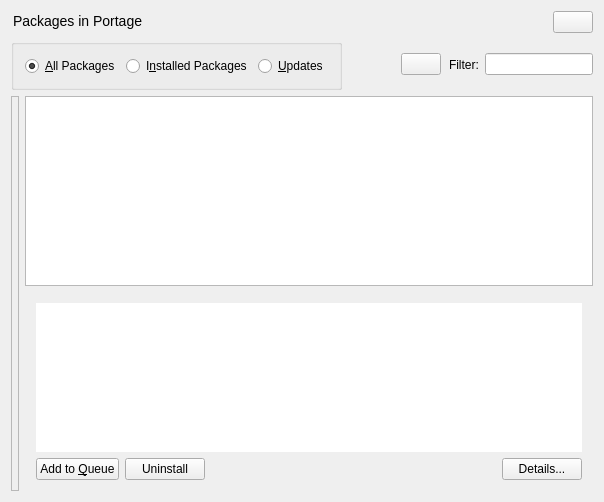
<?xml version="1.0" encoding="UTF-8"?>
<ui version="4.0">
 <class>PortageBase</class>
 <widget class="QWidget" name="PortageBase">
  <property name="geometry">
   <rect>
    <x>0</x>
    <y>0</y>
    <width>604</width>
    <height>502</height>
   </rect>
  </property>
  <property name="focusPolicy">
   <enum>Qt::StrongFocus</enum>
  </property>
  <layout class="QVBoxLayout" name="verticalLayout_3">
   <item>
    <layout class="QHBoxLayout" name="horizontalLayout_2">
     <item>
      <widget class="QLabel" name="textLabel1">
       <property name="sizePolicy">
        <sizepolicy hsizetype="Minimum" vsizetype="Minimum">
         <horstretch>0</horstretch>
         <verstretch>0</verstretch>
        </sizepolicy>
       </property>
       <property name="minimumSize">
        <size>
         <width>200</width>
         <height>20</height>
        </size>
       </property>
       <property name="lineWidth">
        <number>0</number>
       </property>
       <property name="text">
        <string>&lt;font size=&quot;+1&quot;&gt;Packages in Portage&lt;/font&gt;</string>
       </property>
       <property name="alignment">
        <set>Qt::AlignLeading|Qt::AlignLeft|Qt::AlignTop</set>
       </property>
       <property name="wordWrap">
        <bool>false</bool>
       </property>
       <property name="margin">
        <number>2</number>
       </property>
       <property name="indent">
        <number>2</number>
       </property>
      </widget>
     </item>
     <item>
      <spacer name="spacer13">
       <property name="orientation">
        <enum>Qt::Horizontal</enum>
       </property>
       <property name="sizeType">
        <enum>QSizePolicy::Expanding</enum>
       </property>
       <property name="sizeHint" stdset="0">
        <size>
         <width>20</width>
         <height>21</height>
        </size>
       </property>
      </spacer>
     </item>
     <item>
      <widget class="QPushButton" name="pbWhatsThis">
       <property name="sizePolicy">
        <sizepolicy hsizetype="Fixed" vsizetype="Fixed">
         <horstretch>0</horstretch>
         <verstretch>0</verstretch>
        </sizepolicy>
       </property>
       <property name="toolTip">
        <string>What's This</string>
       </property>
       <property name="text">
        <string/>
       </property>
      </widget>
     </item>
    </layout>
   </item>
   <item>
    <layout class="QHBoxLayout" name="horizontalLayout_3">
     <item>
      <widget class="QGroupBox" name="filterGroup">
       <property name="sizePolicy">
        <sizepolicy hsizetype="Minimum" vsizetype="Minimum">
         <horstretch>0</horstretch>
         <verstretch>0</verstretch>
        </sizepolicy>
       </property>
       <property name="title">
        <string/>
       </property>
       <layout class="QHBoxLayout" name="horizontalLayout_6">
        <item>
         <widget class="QRadioButton" name="radioAll">
          <property name="text">
           <string>&amp;All Packages</string>
          </property>
          <property name="checked">
           <bool>true</bool>
          </property>
          <property name="buttonGroupId" stdset="0">
           <number>1</number>
          </property>
         </widget>
        </item>
        <item>
         <widget class="QRadioButton" name="radioInstalled">
          <property name="text">
           <string>I&amp;nstalled Packages</string>
          </property>
          <property name="buttonGroupId" stdset="0">
           <number>2</number>
          </property>
         </widget>
        </item>
        <item>
         <widget class="QRadioButton" name="radioUpdates">
          <property name="text">
           <string>&amp;Updates</string>
          </property>
          <property name="buttonGroupId" stdset="0">
           <number>4</number>
          </property>
         </widget>
        </item>
       </layout>
      </widget>
     </item>
     <item>
      <spacer name="spacer2">
       <property name="orientation">
        <enum>Qt::Horizontal</enum>
       </property>
       <property name="sizeType">
        <enum>QSizePolicy::Expanding</enum>
       </property>
       <property name="sizeHint" stdset="0">
        <size>
         <width>35</width>
         <height>21</height>
        </size>
       </property>
      </spacer>
     </item>
     <item>
      <widget class="QPushButton" name="pbClearFilter">
       <property name="sizePolicy">
        <sizepolicy hsizetype="Fixed" vsizetype="Fixed">
         <horstretch>0</horstretch>
         <verstretch>0</verstretch>
        </sizepolicy>
       </property>
       <property name="toolTip">
        <string>Clear filter</string>
       </property>
       <property name="text">
        <string/>
       </property>
      </widget>
     </item>
     <item>
      <widget class="QLabel" name="textLabel1_2">
       <property name="sizePolicy">
        <sizepolicy hsizetype="Minimum" vsizetype="Minimum">
         <horstretch>0</horstretch>
         <verstretch>0</verstretch>
        </sizepolicy>
       </property>
       <property name="lineWidth">
        <number>0</number>
       </property>
       <property name="text">
        <string>Filter:</string>
       </property>
       <property name="alignment">
        <set>Qt::AlignLeading|Qt::AlignLeft|Qt::AlignVCenter</set>
       </property>
       <property name="wordWrap">
        <bool>false</bool>
       </property>
       <property name="margin">
        <number>0</number>
       </property>
       <property name="indent">
        <number>2</number>
       </property>
      </widget>
     </item>
     <item>
      <widget class="QLineEdit" name="searchFilter">
       <property name="toolTip">
        <string>Filter packages here...</string>
       </property>
      </widget>
     </item>
    </layout>
   </item>
   <item>
    <layout class="QHBoxLayout" name="horizontalLayout_5">
     <item>
      <widget class="QFrame" name="frame3">
       <property name="enabled">
        <bool>true</bool>
       </property>
       <property name="sizePolicy">
        <sizepolicy hsizetype="Maximum" vsizetype="MinimumExpanding">
         <horstretch>0</horstretch>
         <verstretch>0</verstretch>
        </sizepolicy>
       </property>
       <property name="minimumSize">
        <size>
         <width>0</width>
         <height>0</height>
        </size>
       </property>
       <property name="frameShape">
        <enum>QFrame::StyledPanel</enum>
       </property>
       <property name="frameShadow">
        <enum>QFrame::Sunken</enum>
       </property>
       <property name="lineWidth">
        <number>0</number>
       </property>
       <property name="midLineWidth">
        <number>0</number>
       </property>
       <layout class="QHBoxLayout" name="horizontalLayout">
        <property name="sizeConstraint">
         <enum>QLayout::SetMinimumSize</enum>
        </property>
        <property name="margin">
         <number>0</number>
        </property>
        <item>
         <widget class="CategoriesListView" name="categoriesView" native="true">
          <property name="sizePolicy">
           <sizepolicy hsizetype="Maximum" vsizetype="MinimumExpanding">
            <horstretch>0</horstretch>
            <verstretch>0</verstretch>
           </sizepolicy>
          </property>
          <property name="minimumSize">
           <size>
            <width>0</width>
            <height>0</height>
           </size>
          </property>
         </widget>
        </item>
        <item>
         <widget class="SubCategoriesListView" name="subcategoriesView" native="true">
          <property name="sizePolicy">
           <sizepolicy hsizetype="Maximum" vsizetype="MinimumExpanding">
            <horstretch>0</horstretch>
            <verstretch>0</verstretch>
           </sizepolicy>
          </property>
          <property name="minimumSize">
           <size>
            <width>0</width>
            <height>0</height>
           </size>
          </property>
         </widget>
        </item>
       </layout>
      </widget>
     </item>
     <item>
      <layout class="QVBoxLayout" name="verticalLayout_2">
       <property name="sizeConstraint">
        <enum>QLayout::SetMaximumSize</enum>
       </property>
       <item>
        <widget class="PortageListView" name="packagesView">
         <property name="sizePolicy">
          <sizepolicy hsizetype="MinimumExpanding" vsizetype="Expanding">
           <horstretch>0</horstretch>
           <verstretch>0</verstretch>
          </sizepolicy>
         </property>
         <property name="alternatingRowColors">
          <bool>true</bool>
         </property>
         <property name="selectionMode">
          <enum>QAbstractItemView::MultiSelection</enum>
         </property>
         <property name="verticalScrollMode">
          <enum>QAbstractItemView::ScrollPerPixel</enum>
         </property>
         <property name="uniformRowHeights">
          <bool>true</bool>
         </property>
         <property name="allColumnsShowFocus">
          <bool>true</bool>
         </property>
        </widget>
       </item>
       <item>
        <widget class="QFrame" name="portageFrame">
         <property name="sizePolicy">
          <sizepolicy hsizetype="Preferred" vsizetype="Maximum">
           <horstretch>0</horstretch>
           <verstretch>0</verstretch>
          </sizepolicy>
         </property>
         <property name="minimumSize">
          <size>
           <width>400</width>
           <height>150</height>
          </size>
         </property>
         <property name="maximumSize">
          <size>
           <width>32767</width>
           <height>200</height>
          </size>
         </property>
         <property name="frameShape">
          <enum>QFrame::NoFrame</enum>
         </property>
         <property name="frameShadow">
          <enum>QFrame::Plain</enum>
         </property>
         <layout class="QVBoxLayout" name="verticalLayout">
          <item>
           <widget class="QTextBrowser" name="summaryBrowser">
            <property name="sizePolicy">
             <sizepolicy hsizetype="MinimumExpanding" vsizetype="MinimumExpanding">
              <horstretch>0</horstretch>
              <verstretch>0</verstretch>
             </sizepolicy>
            </property>
            <property name="frameShape">
             <enum>QFrame::NoFrame</enum>
            </property>
           </widget>
          </item>
          <item>
           <layout class="QHBoxLayout" name="horizontalLayout_4">
            <property name="sizeConstraint">
             <enum>QLayout::SetMaximumSize</enum>
            </property>
            <item>
             <widget class="QPushButton" name="pbQueue">
              <property name="sizePolicy">
               <sizepolicy hsizetype="Minimum" vsizetype="Fixed">
                <horstretch>0</horstretch>
                <verstretch>0</verstretch>
               </sizepolicy>
              </property>
              <property name="toolTip">
               <string>Add/Remove selected packages to the Installation Queue</string>
              </property>
              <property name="text">
               <string>Add to &amp;Queue</string>
              </property>
             </widget>
            </item>
            <item>
             <widget class="QPushButton" name="pbUninstall">
              <property name="sizePolicy">
               <sizepolicy hsizetype="Minimum" vsizetype="Fixed">
                <horstretch>0</horstretch>
                <verstretch>0</verstretch>
               </sizepolicy>
              </property>
              <property name="toolTip">
               <string>Uninstall selected packages...</string>
              </property>
              <property name="text">
               <string>Uninstall</string>
              </property>
              <property name="shortcut">
               <string/>
              </property>
             </widget>
            </item>
            <item>
             <spacer name="spacer9">
              <property name="orientation">
               <enum>Qt::Horizontal</enum>
              </property>
              <property name="sizeType">
               <enum>QSizePolicy::Expanding</enum>
              </property>
              <property name="sizeHint" stdset="0">
               <size>
                <width>20</width>
                <height>13</height>
               </size>
              </property>
             </spacer>
            </item>
            <item>
             <widget class="QPushButton" name="pbAdvanced">
              <property name="sizePolicy">
               <sizepolicy hsizetype="Minimum" vsizetype="Fixed">
                <horstretch>0</horstretch>
                <verstretch>0</verstretch>
               </sizepolicy>
              </property>
              <property name="toolTip">
               <string>Show package details...</string>
              </property>
              <property name="text">
               <string>Details...</string>
              </property>
              <property name="shortcut">
               <string>Return</string>
              </property>
             </widget>
            </item>
           </layout>
          </item>
         </layout>
        </widget>
       </item>
      </layout>
     </item>
    </layout>
   </item>
  </layout>
 </widget>
 <layoutdefault spacing="6" margin="11"/>
 <customwidgets>
  <customwidget>
   <class>QPushButton</class>
   <extends>QPushButton</extends>
   <header>kpushbutton.h</header>
  </customwidget>
  <customwidget>
   <class>QTextBrowser</class>
   <extends>QTextBrowser</extends>
   <header>ktextbrowser.h</header>
  </customwidget>
  <customwidget>
   <class>CategoriesListView</class>
   <extends>QWidget</extends>
   <header>categorieslistview.h</header>
   <container>1</container>
  </customwidget>
  <customwidget>
   <class>SubCategoriesListView</class>
   <extends>QWidget</extends>
   <header>categorieslistview.h</header>
   <container>1</container>
  </customwidget>
  <customwidget>
   <class>PortageListView</class>
   <extends>QTreeView</extends>
   <header>portagelistview.h</header>
  </customwidget>
 </customwidgets>
 <includes>
  <include location="local">kpushbutton.h</include>
  <include location="local">categorieslistview.h</include>
  <include location="local">portagelistview.h</include>
  <include location="local">ktextbrowser.h</include>
 </includes>
 <resources/>
 <connections/>
</ui>
